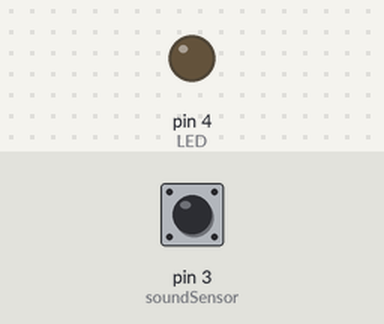
Recording of a sketch running on a simulated Arduino Uno, built with avr-gcc and run on an emulated ATmega328P. Shown: output pins drawn as LEDs (lit = HIGH). Dashed ring = blinking. The test bench sets the inputs (shaded band); at power-on: pin 3 (soundSensor) LOW.

Above: at 1.2 s.
1.3 s: pin 3 (soundSensor) driven HIGH
At 2.4 s:
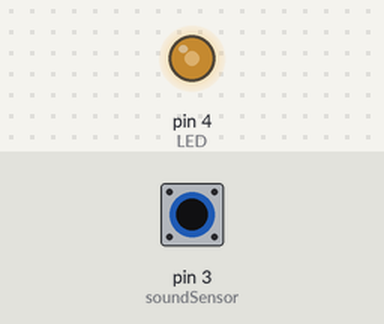
2.8 s: pin 3 (soundSensor) pulsed LOW 2 times (0.12 s each, 0.3 s apart)
At 3.06 s:
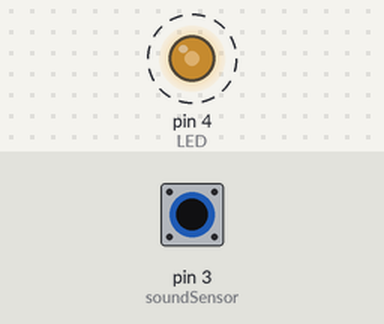
4.9 s: pin 3 (soundSensor) driven LOW
At 6.1 s:
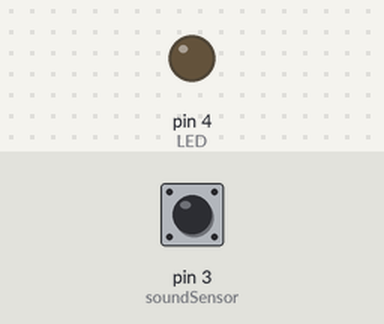
6.4 s: pin 3 (soundSensor) driven HIGH
At 7.4 s:
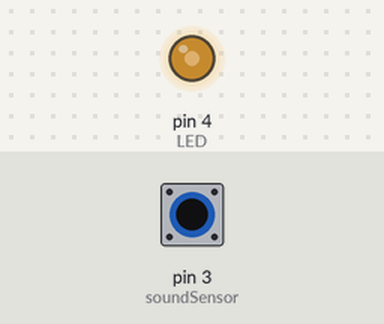
Timing chart, 0 to 8.9 s (numbered marks = the images above; inputs shaded):
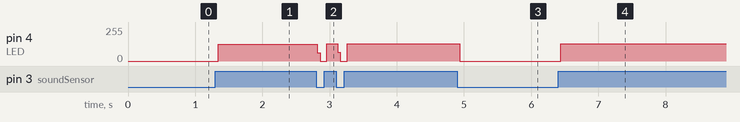

The sketch:

27__Control_led_using_clap_system.ino
```cpp
/***********************************************************
File name: 27 - Control led using clap system. No Description:
Let, control led using  clap****************************************/
int soundSensor =3;
int LED = 4 ;
boolean LEDStatus = false;
void setup() {
pinMode(soundSensor,INPUT);
pinMode(LED,OUTPUT);
}
void loop() {
int SensorData=digitalRead(soundSensor);
if(SensorData==1){
if (LEDStatus==false){
LEDStatus=true;
digitalWrite(LED,HIGH);
}
 else  {
LEDStatus=false;
digitalWrite(LED,LOW);
}
}
}
```

Measured:
- after the input at 1.3 s, pin 4 (LED): 0/255 → 126/255 at once
- after the input at 2.8 s, pin 4 (LED): alternates 129/255 for 0.16 s and 0/255 for 0.14 s, 4 changes in all, then stays 129/255, starting at once
- after the input at 4.9 s, pin 4 (LED): 129/255 → 0/255 at once
- after the input at 6.4 s, pin 4 (LED): 0/255 → 129/255 at once
